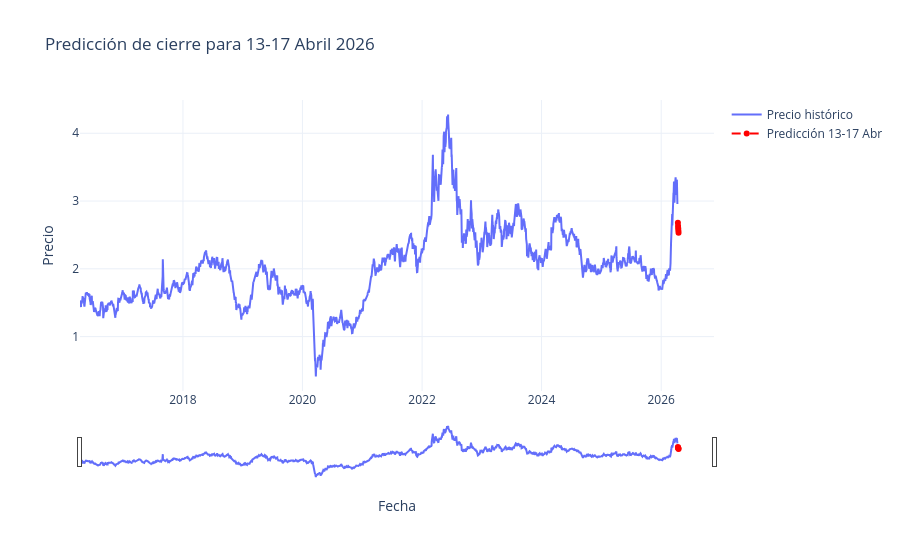

Write notebook code for a chart like this one.
### Code cell
fig = go.Figure()

fig.add_trace(go.Scatter(
    x=df.index,
    y=df[("close", "RB=F")],
    mode="lines",
    name="Precio histórico"
))

fig.add_trace(go.Scatter(
    x=df_forecast_two["date"],
    y=df_forecast_two["predicted_close"],
    mode="lines+markers",
    name="Predicción 13-17 Abr",
    line=dict(color="red", width=2, dash="dash")
))

fig.update_layout(
    title="Predicción de cierre para 13-17 Abril 2026",
    xaxis_title="Fecha",
    yaxis_title="Precio",
    template="plotly_white",
    xaxis=dict(rangeslider=dict(visible=True))
)

fig.show()

### Figure 1 — Plotly figure (JSON) as saved in the notebook; plotly's stock layout.template omitted (floating-point values rounded to 4 significant figures; data arrays with more than 128 entries replaced by an {"elided": "..."} marker saying what was removed)
{"data": [{"mode": "lines", "name": "Precio histórico", "type": "scatter", "x": {"elided": "2515 str values"}, "y": {"elided": "2515 float values"}}, {"line": {"color": "red", "dash": "dash", "width": 2}, "mode": "lines+markers", "name": "Predicción 13-17 Abr", "type": "scatter", "x": ["2026-04-13T00:00:00.000000", "2026-04-14T00:00:00.000000", "2026-04-15T00:00:00.000000", "2026-04-16T00:00:00.000000", "2026-04-17T00:00:00.000000"], "y": [2.678, 2.633, 2.598, 2.565, 2.533]}], "layout": {"title": {"text": "Predicción de cierre para 13-17 Abril 2026"}, "xaxis": {"rangeslider": {"visible": true}, "title": {"text": "Fecha"}}, "yaxis": {"title": {"text": "Precio"}}}}
